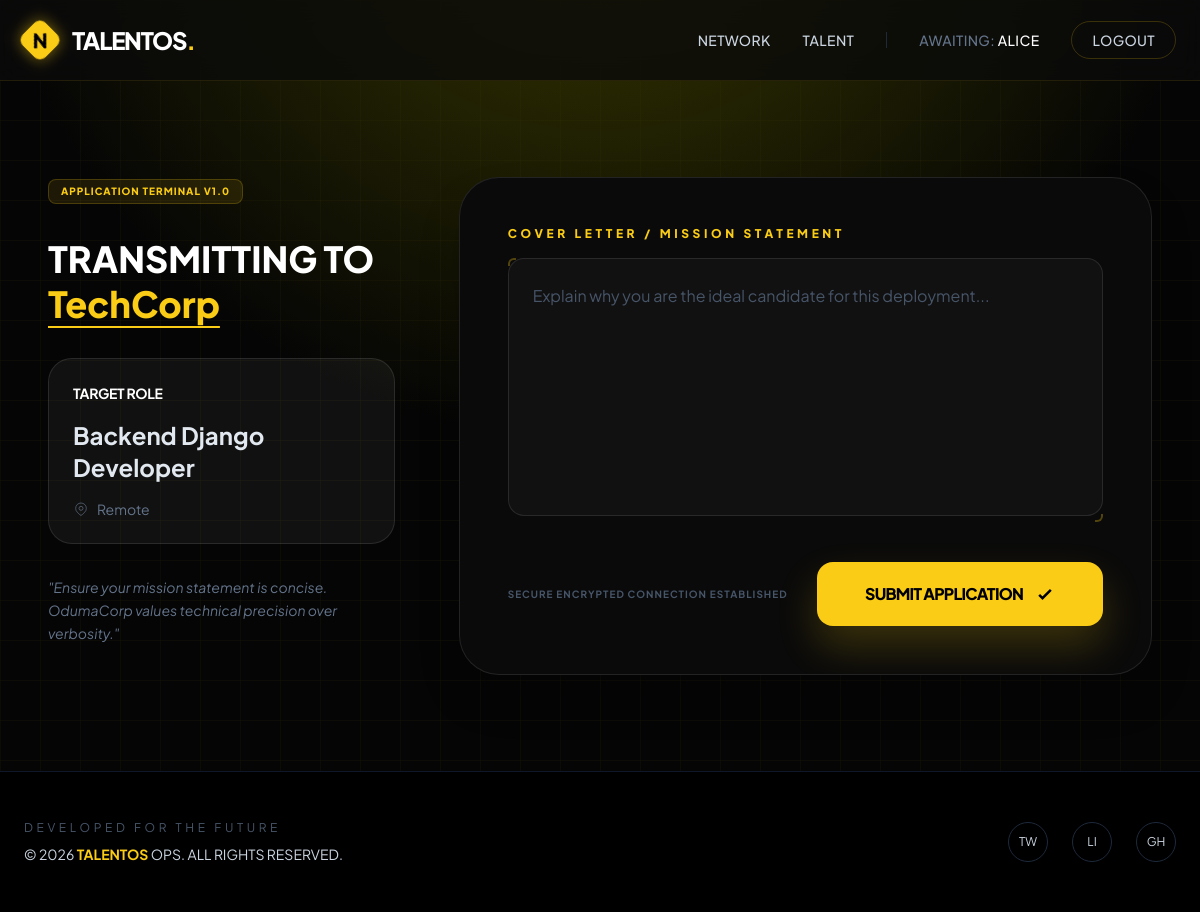
/jobs/1/apply/ (signed in), run on the app's committed database.
### members/models.py (models this page shows, shortened)
class User(AbstractUser):
    email = models.EmailField(unique=True)
    USERNAME_FIELD = "email"
    REQUIRED_FIELDS = ["username"]

class Organization(models.Model):
    name = models.CharField(max_length=255)
    slug = models.SlugField(unique=True)
    description = models.TextField(blank=True)
    website = models.URLField(blank=True)
    created_at = models.DateTimeField(auto_now_add=True)

### jobs/models.py (models this page shows, shortened)
class Job(models.Model):
    organization = models.ForeignKey(
        Organization,
        on_delete=models.CASCADE,
        related_name="jobs"
    )
    title = models.CharField(max_length=255)
    description = models.TextField()
    LOCATION_CHOICES = [
        ("remote", "Remote"),
        ("onsite", "On-site"),
        ("hybrid", "Hybrid"),
    ]
    location_type = models.CharField(
        max_length=20,
        choices=LOCATION_CHOICES
    )
    location = models.CharField(max_length=255, blank=True)
    is_active = models.BooleanField(default=True)
    created_at = models.DateTimeField(auto_now_add=True)
    expires_at = models.DateTimeField(null=True, blank=True)

### jobs/views.py (the view, shortened to what this page needs)
# urls.py: path('<int:pk>/apply/', views.job_apply, name='job_apply'), # /jobs/1/apply/ -> apply form
@login_required
def job_apply(request, pk):
    job = get_object_or_404(Job, pk=pk)
    return render(request, "jobs/job_apply.html", {"job": job})

### jobs/templates/jobs/job_apply.html (shortened to what this page needs)
{% extends "members/base.html" %}
{% block content %}
<div class="max-w-6xl mx-auto px-6 py-12">
    <div class="flex flex-col lg:flex-row gap-16">
        <div class="lg:w-1/3 space-y-8">
            <div class="inline-flex items-center gap-2 px-3 py-1 rounded-lg bg-yellow-400/10 border border-yellow-400/20 text-yellow-400 text-[10px] font-black uppercase tracking-widest">
                Application Terminal v1.0
            </div>
            <h1 class="text-4xl font-black text-white leading-tight">
                TRANSMITTING TO <br/>
                <span class="text-yellow-400 underline underline-offset-8 decoration-2">{{ job.organization.name }}</span>
            </h1>
            <div class="p-6 rounded-3xl bg-white/5 border border-white/10 space-y-4">
                <h3 class="text-white font-bold text-sm uppercase tracking-tight">Target Role</h3>
                <p class="text-2xl font-bold text-slate-200">{{ job.title }}</p>
                <div class="flex items-center gap-2 text-slate-500 text-sm">
                    <svg class="w-4 h-4" fill="none" stroke="currentColor" viewBox="0 0 24 24"><path d="M17.657 16.657L13.414 20.9a1.998 1.998 0 01-2.827 0l-4.244-4.243a8 8 0 1111.314 0z"/><path d="M15 11a3 3 0 11-6 0 3 3 0 016 0z"/></svg>
                    {{ job.location }}
                </div>
            </div>
            <p class="text-slate-500 text-sm leading-relaxed italic">
                "Ensure your mission statement is concise. OdumaCorp values technical precision over verbosity."
            </p>
        </div>
        <div class="lg:w-2/3">
            <form method="post" class="relative group">
                <div class="bg-[#0A0A0A] border border-white/10 rounded-[2.5rem] p-8 md:p-12 shadow-2xl relative overflow-hidden transition-all group-hover:border-yellow-400/30">
                    <div class="mb-10">
                        <label class="block text-xs font-black uppercase tracking-[0.3em] text-yellow-400 mb-4">
                            Cover Letter / Mission Statement
                        </label>
                        <div class="relative">
                            <textarea
                                name="cover_letter"
                                rows="8"
                                placeholder="Explain why you are the ideal candidate for this deployment..."
                                class="w-full bg-white/[0.03] border border-white/10 rounded-2xl p-6 text-slate-200 placeholder-slate-600 focus:outline-none focus:ring-2 focus:ring-yellow-400/50 focus:border-yellow-400/50 transition-all resize-none leading-relaxed"
                            ></textarea>
                            <div class="absolute top-0 left-0 w-2 h-2 border-t-2 border-l-2 border-yellow-400/30 rounded-tl-md"></div>
                            <div class="absolute bottom-0 right-0 w-2 h-2 border-b-2 border-r-2 border-yellow-400/30 rounded-br-md"></div>
                        </div>
                    </div>
                    <div class="flex flex-col sm:flex-row items-center justify-between gap-6">
                        <p class="text-[10px] text-slate-600 font-bold uppercase tracking-widest">
                            Secure Encrypted Connection established
                        </p>
                        <button type="submit" class="w-full sm:w-auto px-12 py-5 bg-yellow-400 text-black font-black uppercase tracking-tighter rounded-2xl hover:scale-105 active:scale-95 transition-all shadow-[0_20px_40px_rgba(250,204,21,0.2)] flex items-center justify-center gap-3">
                            Submit Application
                            <svg class="w-5 h-5" fill="none" stroke="currentColor" viewBox="0 0 24 24" stroke-width="3"><path d="M5 13l4 4L19 7"/></svg>
                        </button>
                    </div>
                </div>
            </form>
        </div>
    </div>
</div>
{% endblock %}

### members/templates/members/base.html (shortened to what this page needs)
<!DOCTYPE html>
<html lang="en" class="scroll-smooth">
<head>
    <script src="https://cdn.tailwindcss.com"></script>
</head>
<body class="text-slate-300 min-h-screen flex flex-col">
    <nav class="glass-nav sticky top-0 z-50">
        <div class="max-w-7xl mx-auto px-6 h-20 flex justify-between items-center">
            <div class="flex items-center gap-2">
                <div class="h-8 w-8 bg-yellow-400 rounded-lg rotate-45 flex items-center justify-center shadow-[0_0_15px_rgba(250,204,21,0.5)]">
                    <div class="-rotate-45 text-black font-black text-xl">N</div>
                </div>
                <a href="{% url 'home' %}" class="group flex items-center no-underline">
                    <h1 class="text-2xl font-extrabold tracking-tighter text-white ml-2 transition-all group-hover:opacity-80">
                        TALENTOS<span class="text-yellow-400 group-hover:animate-pulse">.</span>
                    </h1>
                </a>
            </div>
            <div class="hidden md:flex items-center gap-8 text-sm font-medium tracking-wide">
                <a href="{% url 'dashboard' %}" class="hover:text-yellow-400 transition-colors uppercase">Network</a>
                <a href="#" class="hover:text-yellow-400 transition-colors uppercase">Talent</a>
                {% if user.is_authenticated %}
                    <span class="text-slate-500 uppercase">Awaiting: <span class="text-white">{{ user.username }}</span></span>
                    <form method="post" action="{% url 'logout' %}" style="display:inline;">
                        <button type="submit" class="border border-yellow-400/20 px-5 py-2 rounded-full hover:bg-yellow-400 hover:text-black transition-all">
                            LOGOUT
                        </button>
                    </form>
                {% else %}
                    <a href="{% url 'login' %}" class="hover:text-yellow-400 transition-colors uppercase">Access</a>
                    <a href="{% url 'signup' %}" class="btn-yellow text-black px-6 py-2.5 rounded-full font-bold uppercase tracking-wider">Join TALENTOS</a>
                {% endif %}
            </div>
        </div>
    </nav>
    <main class="flex-grow">
        <div class="max-w-7xl mx-auto px-6 py-12">
            {% block content %}{% endblock %}
        </div>
    </main>
    <footer class="border-t border-slate-900 bg-black py-12">
        <div class="max-w-7xl mx-auto px-6 flex flex-col md:flex-row justify-between items-center gap-8">
            <div class="text-center md:text-left">
                <p class="text-xs uppercase tracking-[0.3em] text-slate-600 mb-2">Developed for the Future</p>
                <p class="text-sm">&copy; 2026 <span class="text-yellow-400 font-bold">TALENTOS</span> OPS. ALL RIGHTS RESERVED.</p>
            </div>
            <div class="flex gap-6">
                <div class="h-10 w-10 border border-slate-800 rounded-full flex items-center justify-center hover:border-yellow-400 transition-colors cursor-pointer">
                    <span class="text-xs">TW</span>
                </div>
                <div class="h-10 w-10 border border-slate-800 rounded-full flex items-center justify-center hover:border-yellow-400 transition-colors cursor-pointer">
                    <span class="text-xs">LI</span>
                </div>
                <div class="h-10 w-10 border border-slate-800 rounded-full flex items-center justify-center hover:border-yellow-400 transition-colors cursor-pointer">
                    <span class="text-xs">GH</span>
                </div>
            </div>
        </div>
    </footer>
</body>
</html>

### members/templates/members/base.html (style rules this page uses)
body { font-family: 'Plus Jakarta Sans', sans-serif; background-color: #050505; background-image: radial-gradient(circle at 50% -20%, #3e3e00 0%, transparent 50%), linear-gradient(rgba(250, 204, 21, 0.03) 1px, transparent 1px), linear-gradient(90deg, rgba(250, 204, 21, 0.03) 1px, transparent 1px); background-size: 100% 100%, 40px 40px, 40px 40px; }
.glass-nav { background: rgba(10, 10, 10, 0.8); backdrop-filter: blur(12px); border-bottom: 1px solid rgba(250, 204, 21, 0.1); }

### data on the page
User: username "ALICE"
Job: organization.name "TechCorp", title "Backend Django Developer", location "Remote"
